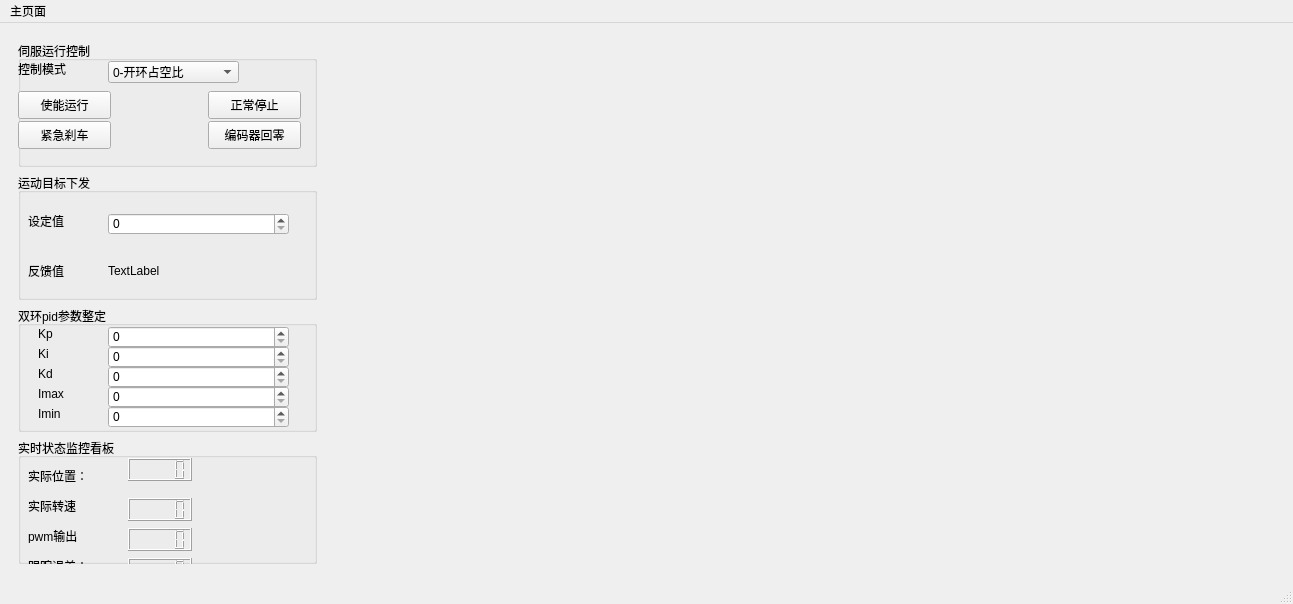
<?xml version="1.0" encoding="UTF-8"?>
<ui version="4.0">
 <class>MainWindow</class>
 <widget class="QMainWindow" name="MainWindow">
  <property name="geometry">
   <rect>
    <x>0</x>
    <y>0</y>
    <width>1293</width>
    <height>604</height>
   </rect>
  </property>
  <property name="windowTitle">
   <string>MainWindow</string>
  </property>
  <widget class="QWidget" name="centralwidget">
   <layout class="QHBoxLayout" name="horizontalLayout" stretch="1,3">
    <item>
     <widget class="QWidget" name="widgetSetting" native="true">
      <property name="enabled">
       <bool>true</bool>
      </property>
      <layout class="QVBoxLayout" name="verticalLayout">
       <item>
        <widget class="QGroupBox" name="groupBox">
         <property name="minimumSize">
          <size>
           <width>291</width>
           <height>0</height>
          </size>
         </property>
         <property name="title">
          <string>伺服运行控制</string>
         </property>
         <widget class="QLabel" name="label">
          <property name="geometry">
           <rect>
            <x>0</x>
            <y>20</y>
            <width>72</width>
            <height>15</height>
           </rect>
          </property>
          <property name="text">
           <string>控制模式</string>
          </property>
         </widget>
         <widget class="QComboBox" name="comboMode">
          <property name="geometry">
           <rect>
            <x>90</x>
            <y>20</y>
            <width>131</width>
            <height>22</height>
           </rect>
          </property>
          <item>
           <property name="text">
            <string>0-开环占空比</string>
           </property>
          </item>
          <item>
           <property name="text">
            <string>1-单速度闭环</string>
           </property>
          </item>
          <item>
           <property name="text">
            <string>2-位置速度双环</string>
           </property>
          </item>
         </widget>
         <widget class="QPushButton" name="btnEnable">
          <property name="geometry">
           <rect>
            <x>0</x>
            <y>50</y>
            <width>93</width>
            <height>28</height>
           </rect>
          </property>
          <property name="text">
           <string>使能运行</string>
          </property>
         </widget>
         <widget class="QPushButton" name="btnStop">
          <property name="geometry">
           <rect>
            <x>190</x>
            <y>50</y>
            <width>93</width>
            <height>28</height>
           </rect>
          </property>
          <property name="text">
           <string>正常停止</string>
          </property>
         </widget>
         <widget class="QPushButton" name="btnBrake">
          <property name="geometry">
           <rect>
            <x>0</x>
            <y>80</y>
            <width>93</width>
            <height>28</height>
           </rect>
          </property>
          <property name="text">
           <string>紧急刹车</string>
          </property>
         </widget>
         <widget class="QPushButton" name="btnResetPos">
          <property name="geometry">
           <rect>
            <x>190</x>
            <y>80</y>
            <width>93</width>
            <height>28</height>
           </rect>
          </property>
          <property name="text">
           <string>编码器回零</string>
          </property>
         </widget>
        </widget>
       </item>
       <item>
        <widget class="QGroupBox" name="groupBox_2">
         <property name="minimumSize">
          <size>
           <width>291</width>
           <height>0</height>
          </size>
         </property>
         <property name="title">
          <string>运动目标下发</string>
         </property>
         <widget class="QLabel" name="label_2">
          <property name="geometry">
           <rect>
            <x>10</x>
            <y>40</y>
            <width>72</width>
            <height>15</height>
           </rect>
          </property>
          <property name="text">
           <string>设定值</string>
          </property>
         </widget>
         <widget class="QLabel" name="label_3">
          <property name="geometry">
           <rect>
            <x>10</x>
            <y>90</y>
            <width>72</width>
            <height>15</height>
           </rect>
          </property>
          <property name="text">
           <string>反馈值</string>
          </property>
         </widget>
         <widget class="QSpinBox" name="setting_num">
          <property name="geometry">
           <rect>
            <x>90</x>
            <y>40</y>
            <width>181</width>
            <height>22</height>
           </rect>
          </property>
         </widget>
         <widget class="QLabel" name="feedback_num">
          <property name="geometry">
           <rect>
            <x>90</x>
            <y>90</y>
            <width>72</width>
            <height>15</height>
           </rect>
          </property>
          <property name="text">
           <string>TextLabel</string>
          </property>
         </widget>
        </widget>
       </item>
       <item>
        <widget class="QGroupBox" name="groupBox_3">
         <property name="minimumSize">
          <size>
           <width>291</width>
           <height>0</height>
          </size>
         </property>
         <property name="title">
          <string>双环pid参数整定</string>
         </property>
         <widget class="QLabel" name="label_4">
          <property name="geometry">
           <rect>
            <x>20</x>
            <y>20</y>
            <width>72</width>
            <height>15</height>
           </rect>
          </property>
          <property name="text">
           <string>Kp</string>
          </property>
         </widget>
         <widget class="QLabel" name="label_5">
          <property name="geometry">
           <rect>
            <x>20</x>
            <y>40</y>
            <width>72</width>
            <height>15</height>
           </rect>
          </property>
          <property name="text">
           <string>Ki</string>
          </property>
         </widget>
         <widget class="QLabel" name="label_6">
          <property name="geometry">
           <rect>
            <x>20</x>
            <y>60</y>
            <width>72</width>
            <height>15</height>
           </rect>
          </property>
          <property name="text">
           <string>Kd</string>
          </property>
         </widget>
         <widget class="QLabel" name="label_7">
          <property name="geometry">
           <rect>
            <x>20</x>
            <y>80</y>
            <width>72</width>
            <height>15</height>
           </rect>
          </property>
          <property name="text">
           <string>Imax</string>
          </property>
         </widget>
         <widget class="QLabel" name="label_8">
          <property name="geometry">
           <rect>
            <x>20</x>
            <y>100</y>
            <width>72</width>
            <height>15</height>
           </rect>
          </property>
          <property name="text">
           <string>Imin</string>
          </property>
         </widget>
         <widget class="QSpinBox" name="kp_box">
          <property name="geometry">
           <rect>
            <x>90</x>
            <y>20</y>
            <width>181</width>
            <height>22</height>
           </rect>
          </property>
         </widget>
         <widget class="QSpinBox" name="ki_box">
          <property name="geometry">
           <rect>
            <x>90</x>
            <y>40</y>
            <width>181</width>
            <height>22</height>
           </rect>
          </property>
         </widget>
         <widget class="QSpinBox" name="kd_box">
          <property name="geometry">
           <rect>
            <x>90</x>
            <y>60</y>
            <width>181</width>
            <height>22</height>
           </rect>
          </property>
         </widget>
         <widget class="QSpinBox" name="imax_box">
          <property name="geometry">
           <rect>
            <x>90</x>
            <y>80</y>
            <width>181</width>
            <height>22</height>
           </rect>
          </property>
         </widget>
         <widget class="QSpinBox" name="imin_box">
          <property name="geometry">
           <rect>
            <x>90</x>
            <y>100</y>
            <width>181</width>
            <height>22</height>
           </rect>
          </property>
         </widget>
        </widget>
       </item>
       <item>
        <widget class="QGroupBox" name="groupBox_4">
         <property name="minimumSize">
          <size>
           <width>291</width>
           <height>0</height>
          </size>
         </property>
         <property name="title">
          <string>实时状态监控看板</string>
         </property>
         <widget class="QLabel" name="label_9">
          <property name="geometry">
           <rect>
            <x>10</x>
            <y>30</y>
            <width>72</width>
            <height>15</height>
           </rect>
          </property>
          <property name="text">
           <string>实际位置：</string>
          </property>
         </widget>
         <widget class="QLabel" name="label_10">
          <property name="geometry">
           <rect>
            <x>10</x>
            <y>60</y>
            <width>72</width>
            <height>15</height>
           </rect>
          </property>
          <property name="text">
           <string>实际转速</string>
          </property>
         </widget>
         <widget class="QLabel" name="label_11">
          <property name="geometry">
           <rect>
            <x>10</x>
            <y>90</y>
            <width>72</width>
            <height>15</height>
           </rect>
          </property>
          <property name="text">
           <string>pwm输出</string>
          </property>
         </widget>
         <widget class="QLabel" name="label_12">
          <property name="geometry">
           <rect>
            <x>10</x>
            <y>120</y>
            <width>72</width>
            <height>15</height>
           </rect>
          </property>
          <property name="text">
           <string>跟踪误差：</string>
          </property>
         </widget>
         <widget class="QLCDNumber" name="lblActualPos">
          <property name="geometry">
           <rect>
            <x>110</x>
            <y>20</y>
            <width>64</width>
            <height>23</height>
           </rect>
          </property>
         </widget>
         <widget class="QLCDNumber" name="lblActualSpd">
          <property name="geometry">
           <rect>
            <x>110</x>
            <y>60</y>
            <width>64</width>
            <height>23</height>
           </rect>
          </property>
         </widget>
         <widget class="QLCDNumber" name="lblPwmOutput">
          <property name="geometry">
           <rect>
            <x>110</x>
            <y>90</y>
            <width>64</width>
            <height>23</height>
           </rect>
          </property>
         </widget>
         <widget class="QLCDNumber" name="lblPosErrot">
          <property name="geometry">
           <rect>
            <x>110</x>
            <y>120</y>
            <width>64</width>
            <height>23</height>
           </rect>
          </property>
         </widget>
        </widget>
       </item>
      </layout>
     </widget>
    </item>
    <item>
     <widget class="QWidget" name="widgetChart" native="true"/>
    </item>
   </layout>
  </widget>
  <widget class="QMenuBar" name="menubar">
   <property name="geometry">
    <rect>
     <x>0</x>
     <y>0</y>
     <width>1293</width>
     <height>26</height>
    </rect>
   </property>
   <widget class="QMenu" name="menu">
    <property name="title">
     <string>主页面</string>
    </property>
   </widget>
   <addaction name="menu"/>
  </widget>
  <widget class="QStatusBar" name="statusbar"/>
 </widget>
 <resources/>
 <connections/>
</ui>
